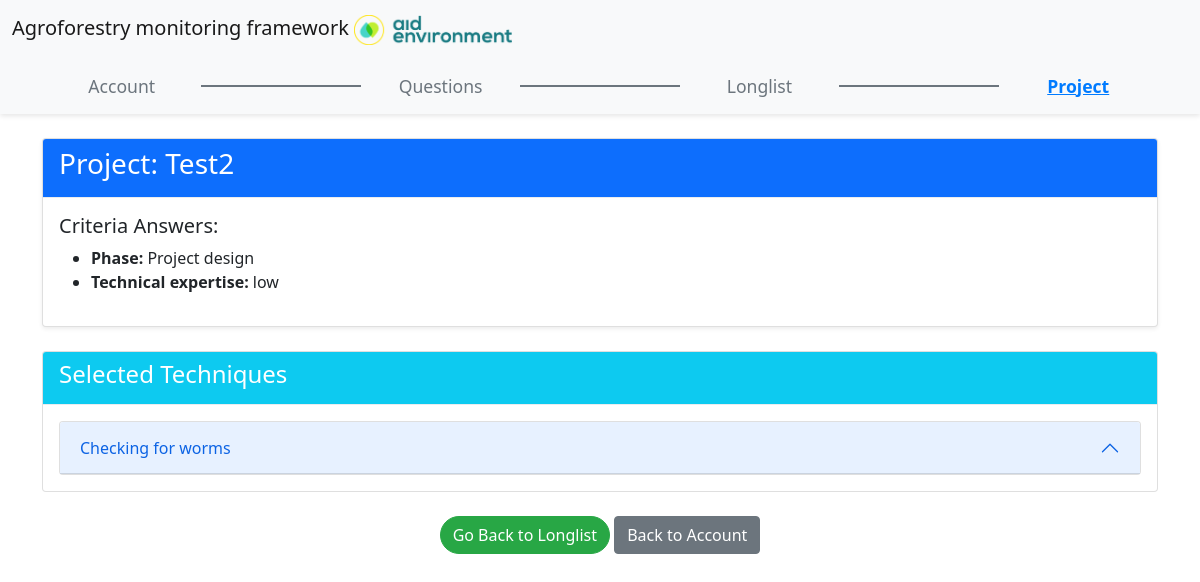
/project/2 (signed in), run on the app's committed database.
### app.py (models this page shows)
class Project(db.Model):
    id = db.Column(db.Integer, primary_key=True)
    name = db.Column(db.String(100), nullable=False)
    user_id = db.Column(db.Integer, db.ForeignKey('user.id'), nullable=False)
    project_criteria = db.relationship('ProjectCriteria', backref='project', cascade="all, delete", lazy=True)
    techniques = db.relationship('SelectedTechnique', backref='project', cascade="all, delete", lazy=True)

class Criteria(db.Model):
    id = db.Column(db.Integer, primary_key=True)
    name = db.Column(db.String(100), nullable=False)
    options=db.Column(db.String(500))

class ProjectCriteria(db.Model):
    id = db.Column(db.Integer, primary_key=True)
    project_id = db.Column(db.Integer, db.ForeignKey('project.id'), nullable=False)
    criteria_id = db.Column(db.Integer, db.ForeignKey('criteria.id'), nullable=False)
    answer = db.Column(db.String(50))
    criteria = db.relationship('Criteria', backref='project_criteria')

class SelectedTechnique(db.Model):
    id = db.Column(db.Integer, primary_key=True)
    technique_name = db.Column(db.String(100), nullable=False)
    project_id = db.Column(db.Integer, db.ForeignKey('project.id'), nullable=False)
    description = db.Column(db.String(255), nullable=True)
    image_filename = db.Column(db.String(100), nullable=True)

### app.py (the view)
@app.route("/project/<int:project_id>")
@login_required
def project(project_id):
    project = Project.query.get(project_id) if project_id else None
    if check_missing_criteria_answers(project):
        flash("Additional criteria have been added. Please answer the new questions before proceeding.", "warning")
        return redirect(url_for('questions', project_id=project.id))
    project = Project.query.get_or_404(project_id)
    criteria_answers = {pc.criteria.name: pc.answer for pc in project.project_criteria}
    techniques = SelectedTechnique.query.filter_by(project_id=project.id).all()
    return render_template('project.html', project=project, techniques=techniques, criteria_answers=criteria_answers)

### app.py (called while the page is built)
def check_missing_criteria_answers(project):
    required_criteria_ids = {c.id for c in Criteria.query.all()}
    answered_criteria_ids = {pc.criteria_id for pc in project.project_criteria}
    missing_criteria_ids = required_criteria_ids - answered_criteria_ids
    return len(missing_criteria_ids) > 0

@login_manager.user_loader
def load_user(user_id):
    return User.query.get(int(user_id))

### templates/project.html (shortened to what this page needs)
{% extends "layout.html" %}
{% block content %}
<div class="row">
    <div class="col-md-12">
        <div class="card mb-4 shadow-sm">
            <div class="card-header bg-primary text-white">
                <h3>Project: {{ project.name }}</h3>
            </div>
            <div class="card-body">
                <h5>Criteria Answers:</h5>
                <ul>
                    {% for criterion, answer in criteria_answers.items() %}
                        <li><strong>{{ criterion.replace('_', ' ').capitalize() }}:</strong> {{ answer }}</li>
                    {% endfor %}
                </ul>
            </div>
        </div>
    </div>
</div>
<div class="row">
    <div class="col-md-12">
        <div class="card mb-4">
            <div class="card-header bg-info text-white">
                <h4>Selected Techniques</h4>
            </div>
            <div class="card-body">
                {% if techniques %}
                    <div class="accordion" id="techniqueAccordion">
                        {% for technique in techniques %}
                            <div class="accordion-item">
                                <h2 class="accordion-header" id="heading{{ loop.index }}">
                                    <button class="accordion-button" type="button" data-bs-toggle="collapse" data-bs-target="#collapse{{ loop.index }}" aria-expanded="true" aria-controls="collapse{{ loop.index }}">
                                        {{ technique.technique_name }}
                                    </button>
                                </h2>
                            </div>
                        {% endfor %}
                    </div>
                {% else %}
                    <p>No techniques have been selected for this project yet.</p>
                {% endif %}
            </div>
        </div>
    </div>
</div>
<div class="row">
    <div class="col-md-12 text-center">
        <a href="{{ url_for('longlist', project_id=project.id) }}" class="btn btn-primary">Go Back to Longlist</a>
        <a href="{{ url_for('account') }}" class="btn btn-secondary">Back to Account</a>
    </div>
</div>
{% endblock %}

### static/styles.css (style rules this page uses)
.btn-primary { background-color: #28a745; border-color: #28a745; }

### data on the page
Project: name "Test2"
Criteria: replace "Phase"
ProjectCriteria: criteria_answers "Project design"
Criteria: replace "Technical expertise"
ProjectCriteria: criteria_answers "low"
SelectedTechnique: technique_name "Checking for worms"
